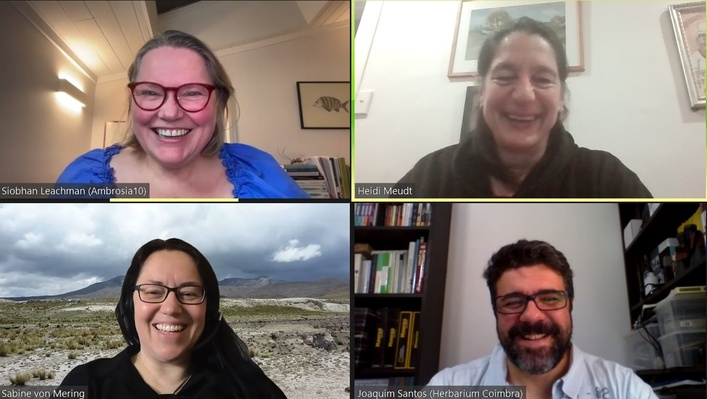
#> input picture zoomGalleries/2x2/Wikidata_Wikiproject_IBC_2024_organizers.jpg, 707 x 399 px, shrunk from 1352 x 762 before the run; its folder holds only this picture in this run
$ python gallerySlicer.py
#> lines starting #> are read from the running program, lines starting #| are printed output that depends on the picture
import cv2
import os

def sliceGallery(path, output, rows, cols, count):
#> called with output = 'cropped_people/', rows = 2, cols = 2, count = 1
    image = cv2.imread(path)
#> image is the input picture: shape (399, 707, 3); mean B, G, R 120.5, 125.2, 135
    if image is not None:
        height, width, _ = image.shape
#> height = 399; width = 707
        cell_h = height // rows
#> cell_h = 199
        cell_w = width // cols
#> cell_w = 353

        for r in range(rows):
            for c in range(cols):
                x1, y1 = c * cell_w, r * cell_h
                x2, y2 = x1 + cell_w, y1 + cell_h
                crop = image[y1:y2, x1:x2]
                filename = f"person_{count}.jpg"
                cv2.imwrite(os.path.join(output, filename), crop)
                count += 1
#> this loop made 2 passes
#> pass 1, in sliceGallery, `cv2.imwrite(os.path.join(output, filename), crop)`:
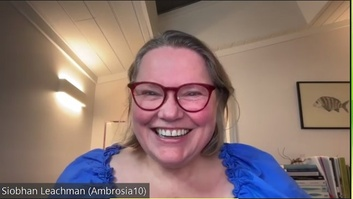
#> saved as person_1.jpg: shape (199, 353, 3); mean B, G, R 111.7, 118, 140.8
#> pass 1, in sliceGallery, `cv2.imwrite(os.path.join(output, filename), crop)`:
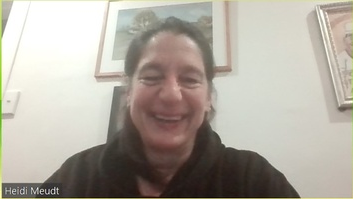
#> saved as person_2.jpg: shape (199, 353, 3); mean B, G, R 159.5, 169.4, 175.6
#> pass 2, in sliceGallery, `cv2.imwrite(os.path.join(output, filename), crop)`:
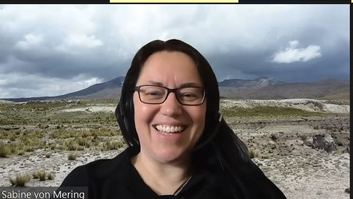
#> saved as person_3.jpg: shape (199, 353, 3); mean B, G, R 128, 129.2, 129.8
#> pass 2, in sliceGallery, `cv2.imwrite(os.path.join(output, filename), crop)`:
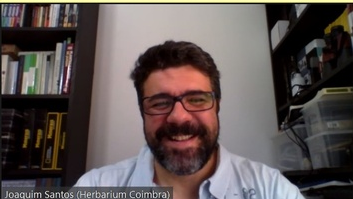
#> saved as person_4.jpg: shape (199, 353, 3); mean B, G, R 83.3, 84.8, 94.7
#> after the loop, count = 5
    return count

count = 1

for folder in os.listdir('zoomGalleries'):
    for filename in os.listdir('zoomGalleries/' + folder):
        filename = os.path.join('zoomGalleries', folder) + '/' + filename
        print(filename, ' ', folder[0], ' ', folder[2])
        count = sliceGallery(filename, 'cropped_people/', int(folder[0]), int(folder[2]), count)
#> count = 5
#> pass 2 of the loop `for folder in os.listdir('zoomGalleries'):`:
#| zoomGalleries/2x3/ABCT_2020_Seeing_&_Using_Open_Platforms_to_Bring_Evidence-based_Psychology_to_the_People_Who_Would_Benefit.jpg   2   3
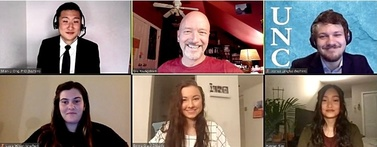
#> input picture zoomGalleries/2x3/ABCT_2020_Seeing_&_Using_Open_Platforms_to_Bring_Evidence-based_Psychology_to_the_People_Who_Would_Benefit.jpg, 377 x 147 px, shrunk from 720 x 282 before the run
#> in sliceGallery, image is the input picture: shape (147, 377, 3); mean B, G, R 110.2, 115.5, 131.5
#> the loop in sliceGallery (call 2), `for r in range(rows):` made 2 passes
#> pass 1, in sliceGallery (call 2), `cv2.imwrite(os.path.join(output, filename), crop)`:
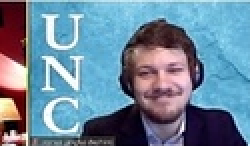
#> saved as person_7.jpg: shape (73, 125, 3) (shown 2 times larger); mean B, G, R 154.8, 133.8, 108.7
#> pass 2, in sliceGallery (call 2), `cv2.imwrite(os.path.join(output, filename), crop)`:
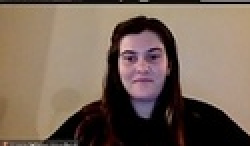
#> saved as person_8.jpg: shape (73, 125, 3) (shown 2 times larger); mean B, G, R 87.7, 100.9, 118.6
#> after the loop in sliceGallery (call 2), `for r in range(rows):`: count = 11
